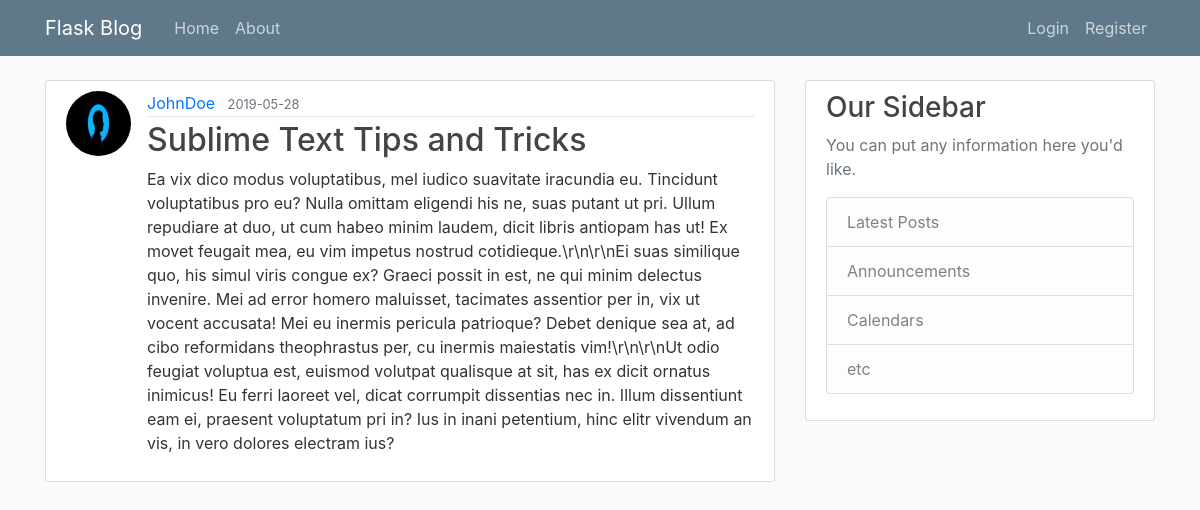
The app's page /post/4 with its own data.
### flaskblog/models.py (models this page shows, shortened)
class User(db.Model, UserMixin):
    id = db.Column(db.Integer, primary_key=True)
    username = db.Column(db.String(20), unique=True, nullable=False)
    email = db.Column(db.String(120), unique=True, nullable=False)
    image_file = db.Column(db.String(20), nullable=False,
                           default='default.jpg')
    password = db.Column(db.String(60), nullable=False)
    posts = db.relationship('Post', backref='author', lazy=True)

class Post(db.Model):
    id = db.Column(db.Integer, primary_key=True)
    title = db.Column(db.String(100), nullable=False)
    date_posted = db.Column(db.DateTime, nullable=False,
                            default=datetime.utcnow)
    content = db.Column(db.Text, nullable=False)
    user_id = db.Column(db.Integer, db.ForeignKey('user.id'), nullable=False)

### flaskblog/routes.py (the view)
@app.route("/post/<int:post_id>")
def post(post_id):
    post = Post.query.get_or_404(post_id)
    return render_template("post.html", title=post.title, post=post)

### flaskblog/templates/post.html (shortened to what this page needs)
{% extends "layout.html" %} {% block content %}
<article class="media content-section">
  <img
    class="rounded-circle article-img"
    src="{{ url_for('static', filename='profile_pics/' + post.author.image_file) }}"
  />
  <div class="media-body">
    <div class="article-metadata">
      <a
        class="mr-2"
        href="{{ url_for('user_posts', username=post.author.username) }}"
        >{{ post.author.username }}</a
      >
      <small class="text-muted">{{
        post.date_posted.strftime("%Y-%m-%d")
      }}</small>
    </div>
    <h2 class="article-title">{{ post.title }}</h2>
    <p class="article-content">{{ post.content }}</p>
  </div>
</article>
{% endblock content %}

### flaskblog/static/main.css (style rules this page uses)
body { background: #fafafa; color: #333333; margin-top: 5rem; }
h1, h2, h3, h4, h5, h6 { color: #444444; }
.content-section { background: #ffffff; padding: 10px 20px; border: 1px solid #dddddd; border-radius: 3px; margin-bottom: 20px; }
.article-title { color: #444444; }
.article-content { white-space: pre-line; }
.article-img { height: 65px; width: 65px; margin-right: 16px; }
.article-metadata { padding-bottom: 1px; margin-bottom: 4px; border-bottom: 1px solid #e3e3e3; }

### records on screen
User: image_file (picture), author.username "JohnDoe"
Post: date_posted "2019-05-28", title "Sublime Text Tips and Tricks", content "Ea vix dico modus voluptatibus, mel iudico suavitate iracundia eu. Tincidunt voluptatibus pro eu? Nulla omittam eligendi his ne, suas putant ut pri. Ullum repudiare at duo, ut cum habeo minim laudem, dicit libris antiopam has ut! Ex movet feugait mea, eu vim impetus nostrud cotidieque.\\r\\n\\r\\nEi suas similique quo, his simul viris congue ex? Graeci possit in est, ne qui minim delectus invenire. Mei ad error homero maluisset, tacimates assentior per in, vix ut vocent accusata! Mei eu inermis pericula patrioque? Debet denique sea at, ad cibo reformidans theophrastus per, cu inermis maiestatis vim!\\r\\n\\r\\nUt odio feugiat voluptua est, euismod volutpat qualisque at sit, has ex dicit ornatus…"
